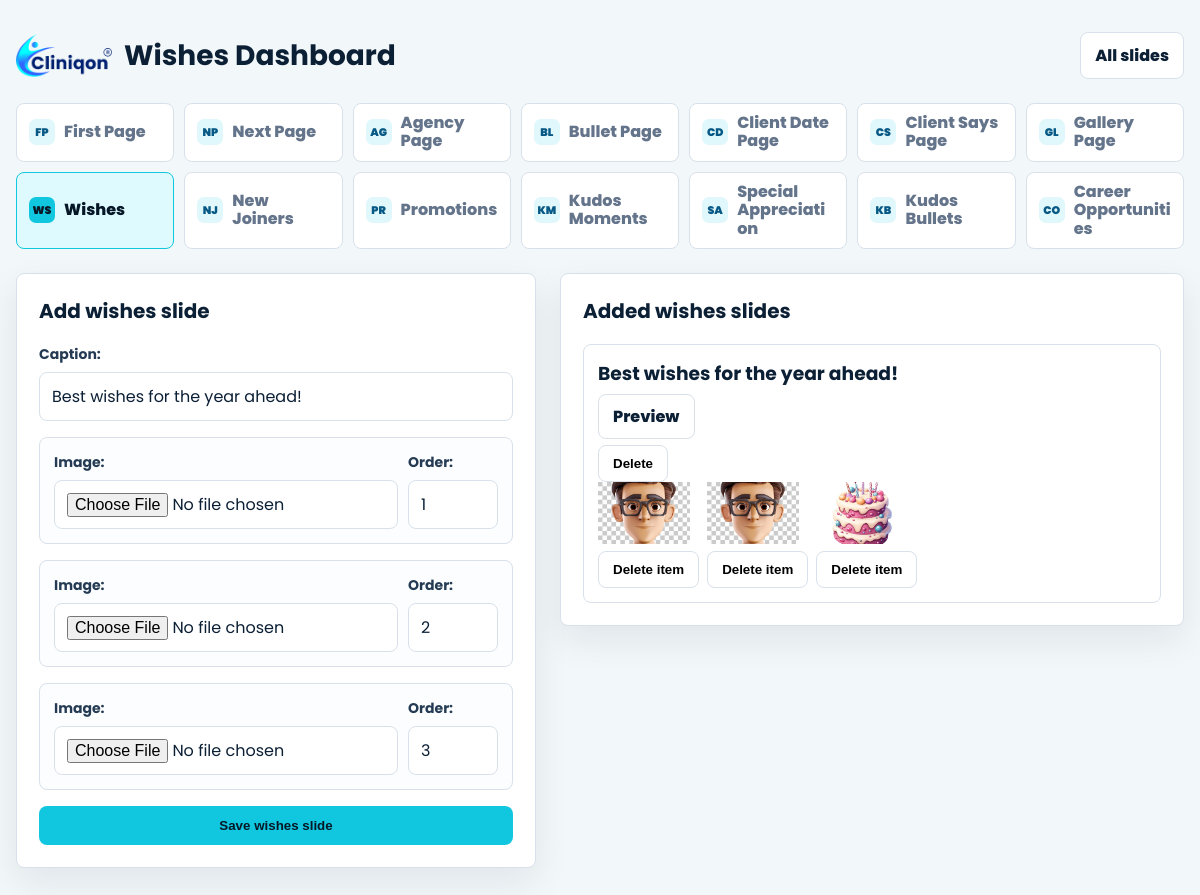
The page /caption-slide-page/ on the database its author committed.
### decks/models.py (models this page shows, shortened)
class CaptionSlidePage(models.Model):
    caption = models.CharField(max_length=200, default="Best wishes for the year ahead!")
    created_at = models.DateTimeField(auto_now_add=True)
    class Meta:
        ordering = ["-created_at"]
        verbose_name = "caption slide page"
        verbose_name_plural = "caption slide pages"

class CaptionSlideImage(models.Model):
    page = models.ForeignKey(CaptionSlidePage, related_name="images", on_delete=models.CASCADE)
    image = models.ImageField(upload_to="caption_slides/")
    order = models.PositiveSmallIntegerField(default=1)
    class Meta:
        ordering = ["order"]
        verbose_name = "caption slide image"
        verbose_name_plural = "caption slide images"

### decks/views.py (the view)
# urls.py: path("caption-slide-page/", views.caption_slide_page_dashboard, name="caption_slide_page_dashboard"),
def caption_slide_page_dashboard(request):
    page = None
    if request.method == "POST":
        form = CaptionSlidePageForm(request.POST)
        if form.is_valid():
            page = form.save()
            seen_images = []
            ids = request.POST.getlist("caption_slide_image_id")
            orders = request.POST.getlist("caption_slide_image_order")
            for index in range(3):
                image_id = ids[index] if index < len(ids) else ""
                order = orders[index] if index < len(orders) else index + 1
                upload = request.FILES.get(f"caption_slide_image_{index + 1}")
                slide_image = CaptionSlideImage(page=page)
                slide_image.order = order or index + 1
                if upload:
                    slide_image.image = upload
                if slide_image.image:
                    slide_image.save()
                    seen_images.append(slide_image.pk)
            return redirect("caption_slide_page_dashboard")
    else:
        form = CaptionSlidePageForm()
    caption_slide_pages = CaptionSlidePage.objects.prefetch_related("images").all()
    caption_slide_image_rows = [None] * 3
    return render(
        request,
        "decks/caption_slide_page_dashboard.html",
        {
            "form": form,
            "page": page,
            "caption_slide_image_rows": caption_slide_image_rows,
            "caption_slide_pages": caption_slide_pages,
            "active_menu": "caption_slide",
        },
    )

### decks/forms.py
class CaptionSlidePageForm(forms.ModelForm):
    class Meta:
        model = CaptionSlidePage
        fields = ["caption"]

### decks/templates/decks/caption_slide_page_dashboard.html (shortened to what this page needs)
{% load static %}
<!DOCTYPE html>
<html lang="en">
<head>
</head>
<body>
    <main class="shell">
        {% include "decks/includes/dashboard_menu.html" with dashboard_title="Wishes Dashboard" %}
        <div class="layout">
            <section class="panel">
                <h2 class="form-title">Add wishes slide</h2>
                <form method="post" enctype="multipart/form-data">
                    {% for field in form %}
                        <div class="field">
                            {{ field.label_tag }}
                            {{ field }}
                        </div>
                    {% endfor %}
                    {% for image in caption_slide_image_rows %}
                        <div class="image-row">
                            <div class="image-grid">
                                <div>
                                    <label>Image:</label>
                                    <input type="file" name="caption_slide_image_{{ forloop.counter }}" accept="image/*">
                                </div>
                                <div>
                                    <label>Order:</label>
                                    <input type="number" name="caption_slide_image_order" min="1" max="3" value="{% if image %}{{ image.order }}{% else %}{{ forloop.counter }}{% endif %}">
                                </div>
                            </div>
                        </div>
                    {% endfor %}
                    <button class="submit" type="submit">Save wishes slide</button>
                </form>
            </section>
            <section class="panel">
                <h2 class="preview-title">Added wishes slides</h2>
                {% for slide in caption_slide_pages %}
                    <article class="preview-item">
                        <h3>{{ slide.caption }}</h3>
                        <p><a class="view-link" href="{% url 'caption_slide_page_view_detail' slide.id %}">Preview</a></p>
                        <form method="post" action="{% url 'delete_page_item' 'caption-slide' slide.id %}" onsubmit="return confirm('Delete this saved slide?');">
                            <button class="view-link" type="submit">Delete</button>
                        </form>
                        <div class="preview-images">
                            {% for image in slide.images.all %}
                                <div>
                                    <img src="{{ image.image.url }}" alt="">
                                    <form method="post" action="{% url 'delete_child_item' 'caption-slide-image' image.id %}" onsubmit="return confirm('Delete this image?');">
                                        <button class="view-link" type="submit">Delete item</button>
                                    </form>
                                </div>
                            {% endfor %}
                        </div>
                    </article>
                {% empty %}
                    <p>No wishes slide added yet.</p>
                {% endfor %}
            </section>
        </div>
    </main>
</body>
</html>

### decks/templates/decks/caption_slide_page_dashboard.html (style rules this page uses)
:root { --ink: #0b1f35; --muted: #64748b; --line: #d8e1ea; --accent: #11c7df; --panel: #ffffff; --wash: #f2f7f9; }
* { box-sizing: border-box; }
body { margin: 0; min-height: 100vh; color: var(--ink); background: var(--wash); font-family: "Poppins", Arial, Helvetica, sans-serif; }
a { color: inherit; }
.shell { width: min(1180px, calc(100% - 32px)); margin: 0 auto; padding: 32px 0; }
.view-link, .menu a { border: 1px solid var(--line); border-radius: 8px; padding: 10px 14px; text-decoration: none; background: #fff; font-weight: 800; }
.layout { display: grid; grid-template-columns: 520px 1fr; gap: 24px; align-items: start; }
.panel { border: 1px solid var(--line); border-radius: 8px; background: var(--panel); padding: 22px; box-shadow: 0 14px 36px rgba(11, 31, 53, 0.08); }
.form-title, .preview-title { margin: 0 0 18px; font-size: 20px; }
.field, .image-row { margin-bottom: 16px; }
label { display: block; margin-bottom: 7px; color: #243b53; font-size: 14px; font-weight: 700; }
input { width: 100%; border: 1px solid var(--line); border-radius: 8px; padding: 11px 12px; color: var(--ink); background: #fff; font: inherit; }
.image-row { border: 1px solid var(--line); border-radius: 8px; padding: 14px; background: #fbfdff; }
.image-grid { display: grid; grid-template-columns: 1fr 90px; gap: 10px; }
.submit { width: 100%; border: 0; border-radius: 8px; padding: 12px 14px; color: #061827; background: var(--accent); font-weight: 800; cursor: pointer; }
.preview-item { border: 1px solid var(--line); border-radius: 8px; padding: 14px; background: #fff; }
.preview-item h3 { margin: 0 0 8px; }
.preview-images { display: flex; gap: 8px; flex-wrap: wrap; }
.preview-images img { width: 92px; height: 62px; object-fit: cover; }

### rows shown on the page
CaptionSlidePage: caption "Best wishes for the year ahead!"
CaptionSlideImage: image (picture)
CaptionSlideImage: image (picture)
CaptionSlideImage: image (picture)

### other values the page prints
{{ dashboard_title }} "Wishes Dashboard"
{{ field.label_tag }} "Caption:"
